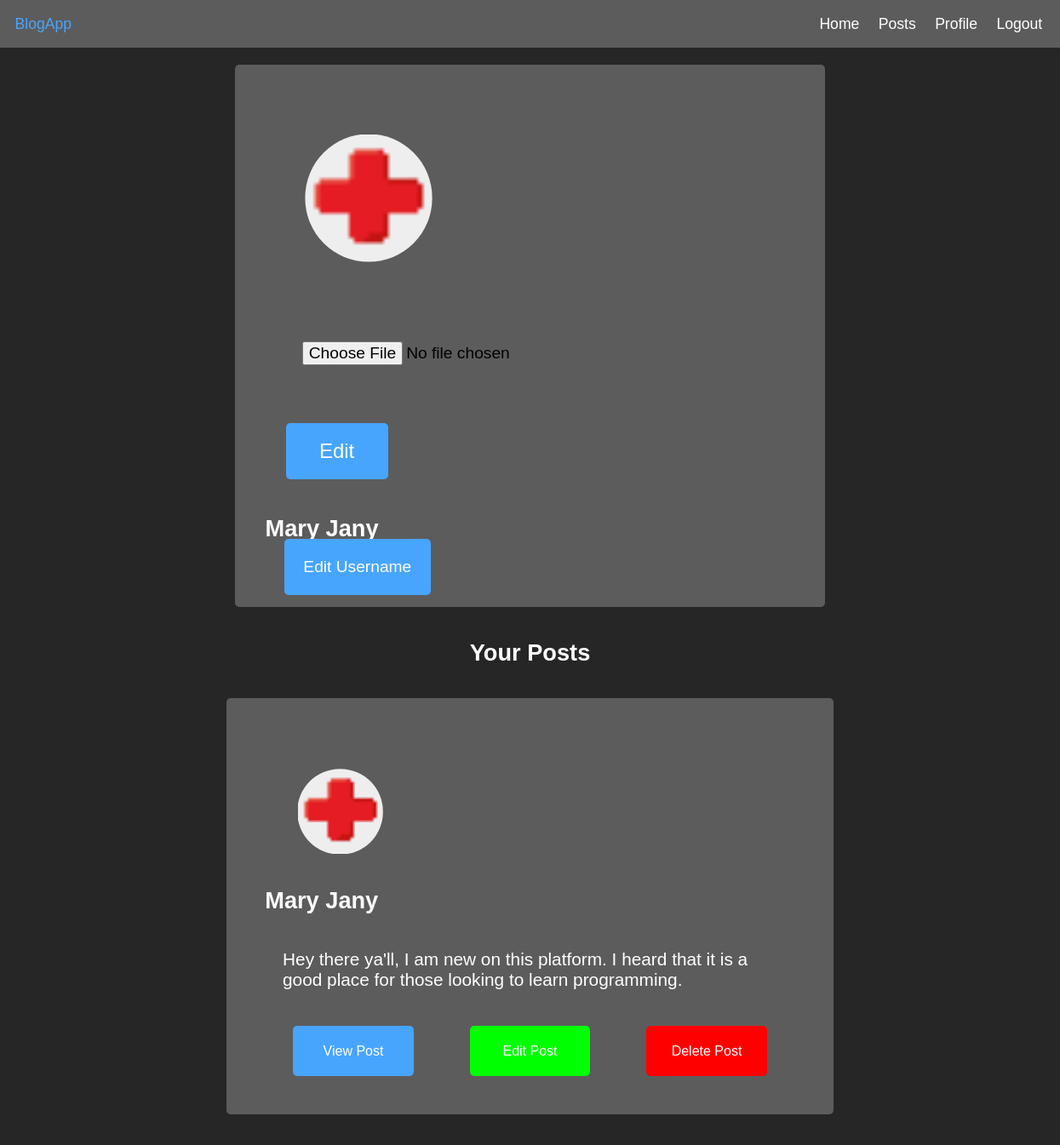
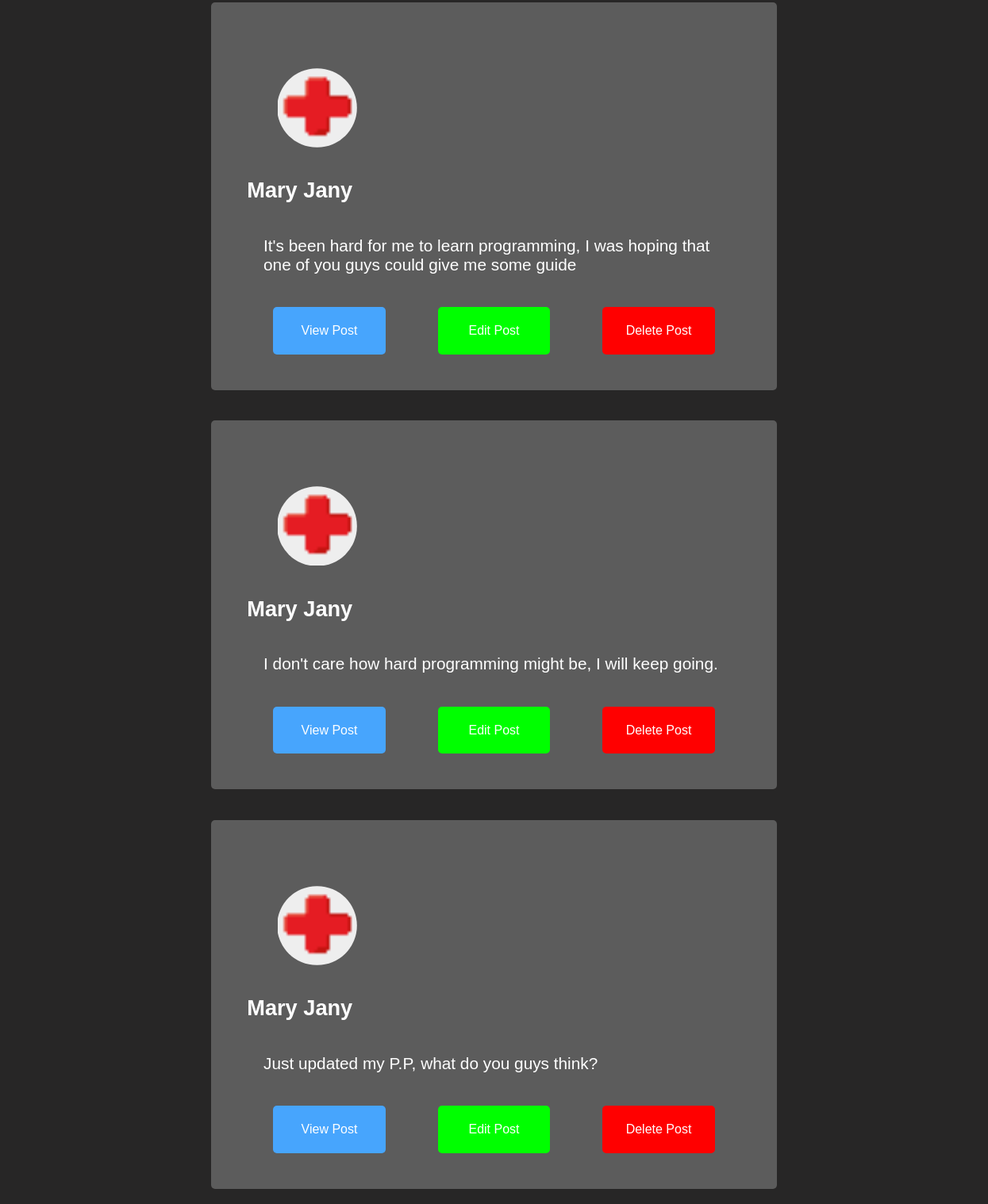
Screenshot of /my-profile (signed in) with the database file from the repository (2 pictures, top to bottom).
### App/models.py (models this page shows)
class User(db.Model, UserMixin):
    id = db.Column(db.Integer, primary_key = True)
    user_name = db.Column(db.String(50), nullable = False)
    email = db.Column(db.String(50), nullable = False, unique = True)
    password = db.Column(db.String(50), nullable = False)
    profile_filename = db.Column(db.String(50), default = 'profile pic.jpg')
    posts = db.relationship('Post')

class Post(db.Model):
    id = db.Column(db.Integer, primary_key = True)
    post_data = db.Column(db.String(250))
    user_id = db.Column(db.Integer, db.ForeignKey('user.id'))

### App/views.py (the view, shortened to what this page needs)
@views.route('/my-profile', methods = ['GET', 'POST'])
@login_required
def profile():
    return render_template('profile.html', user = current_user)

### App/__init__.py (called while the page is built)
def create_app():
    global folder
    global app
    app = Flask(__name__)
    app.config['SECRET_KEY'] = 'This is my key'
    app.config['SQLALCHEMY_DATABASE_URI'] = f'sqlite:///{DB_NAME}'
    app.config['UPLOAD_FOLDER'] = UPLOAD_FOLDER
    folder = app.config['UPLOAD_FOLDER']
    from .auth import auth
    from .views import views
    app.register_blueprint(auth, url_prefix = '/')
    app.register_blueprint(views, url_prefix = '/')
    db.init_app(app)
    create_database(app)
    login_manager = LoginManager()
    login_manager.login_view = 'auth.login'
    login_manager.init_app(app)
    from .models import User
    @login_manager.user_loader
    def load_user(id):
        return User.query.get(int(id))
    return app

### App/templates/profile.html (shortened to what this page needs)
{% extends "base.html" %}
{% block Content %}
<div class="navbar">
    <p>BlogApp</p>
    <ul class = 'nav-list'>
        <li><a href="/"> Home </a></li>
        <li><a href="/post_view"> Posts </a></li>
        <li><a href="/my-profile" >Profile</a></li>
        <li><a href="/logout" >Logout</a></li>
    </ul>
</div>
<div class="container">
    <div class="profile-container">
        <div class="profile-pic">
            <img src = "{{ url_for('static', filename = 'img/' + user.profile_filename ) }}" width = "150px"  height = "150px">
            <form action="" enctype="multipart/form-data" method="POST">
                <input type="file" name="file" id="file">
                <input type="submit" value="Edit">
            </form>
        </div>
        <h1>{{ user.user_name }}</h1>
        <a href="/change-username">Edit Username</a>
    </div>
</div>
<h1 align = "center"> Your Posts </h1>
    {% for post in user.posts %}
        <div class="post-container">
            <div class="post">
                    <img src="{{ url_for('static', filename = 'img/' + user.profile_filename )}}" width = "100px" height="100px">
                    <h1>{{ user.user_name }}</h1>
                <p>{{ post.post_data }}</p>
                <div class="post-button">
                    <a class = "view-post" href="/user_post/{{ post.id }}">View Post</a>
                    <a href="/edit_post/{{ post.id }}" class ="edit-post">Edit Post</a>
                    <a href="/delete_post/{{ post.id }}" class ="delete-post">Delete Post</a>
                </div>
            </div>
        </div>
    {% endfor %}
{% endblock %}

### App/templates/base.html (shortened to what this page needs)
<!DOCTYPE html>
<html lang="en">
<head>
    <link rel="stylesheet" href="{{ url_for('static', filename = 'styles.css')}}">
</head>
<body>
    {% block Content %}
    {%  endblock %}
</body>
</html>

### App/static/styles.css (style rules this page uses)
body { margin: 0; padding: 0; font-family: Arial, Helvetica, sans-serif; box-sizing: border-box; background-color: rgb(39, 38, 38); scroll-snap-type:proximity; }
.navbar { background-color: rgb(92, 92, 92); padding: 0 1.1rem; display: flex; width: 100%; justify-content: space-between; align-items: center; }
.navbar p { color: rgb(71, 165, 253); font-size: 1.1rem; }
.navbar .nav-list { list-style-type: none; display: flex; gap: 1.4rem; margin-right: 2.4rem; }
.navbar li a { color: white; text-align: center; text-decoration: none; font-size: 1.1rem; transition: all 0.5s; }
h1 { color: white; font-size:1.7rem; }
.container { display: flex; padding: 20px; justify-content: center; align-items: center; }
.post-container { display: flex; justify-content: center; align-items: center; }
.post { padding: 2.8rem; background-color:rgb(92, 92, 92); margin: 1.2rem; border-radius: 5px; width: 50%; }
.post p { color:white; padding: 1.3rem; font-size: 1.3rem; }
.post img { border-radius:50%; margin: 1.2rem; display: flex; justify-content: center; object-fit: cover; padding: 1.2rem; }
.post-button { display: flex; justify-content:space-around; }
.view-post { background-color: rgb(71, 165, 253); color:white; text-align: center; text-decoration: none; padding: 1.3rem; width: 100px; border-radius: 5px; transition: all 0.2s; }
.edit-post { background-color: rgb(0, 255, 0); color:white; text-align: center; text-decoration: none; padding: 1.3rem; width: 100px; border-radius: 5px; transition: all 0.2s; }
.delete-post { background-color: rgb(255, 0, 0); color:white; text-align: center; text-decoration: none; padding: 1.3rem; width: 100px; border-radius: 5px; transition: all 0.2s; }
.profile-container { display:block; background-color: rgb(92, 92, 92);; border-radius: 5px; padding: 2.2rem; }
.profile-pic img { border-radius: 50%; padding: 1.4rem; object-fit: cover; margin:1.5rem; }
.profile-pic form input[type = "file"] { padding: 1.4rem; margin: 1.3rem; width: 100%; border-radius: 5px; font-size: 1.2rem; }
.profile-pic form input[type = "submit"] { width:120px; padding: 1.2rem; font-size: 1.5rem; color: white; border-radius: 5px; background-color: rgb(71, 165, 253); margin:1.5rem; border: none; text-align: center; }
.profile-container a { padding: 1.4rem; margin: 1.4rem; border-radius: 5px; width: 100px; color:white; background-color: rgb(71, 165, 253); text-align: center; text-decoration: none; font-size: 1.2rem; }

### rows the page displays
User: profile_filename (picture), user_name "Mary Jany"
Post: profile_filename (picture), post_data "Hey there ya'll, I am new on this platform. I heard that it is a good place for those looking to learn programming."
Post: profile_filename (picture), post_data "It's been hard for me to learn programming, I was hoping that one of you guys could give me some guide"
Post: profile_filename (picture), post_data "I don't care how hard programming might be, I will keep going."
Post: profile_filename (picture), post_data "Just updated my P.P, what do you guys think?"
